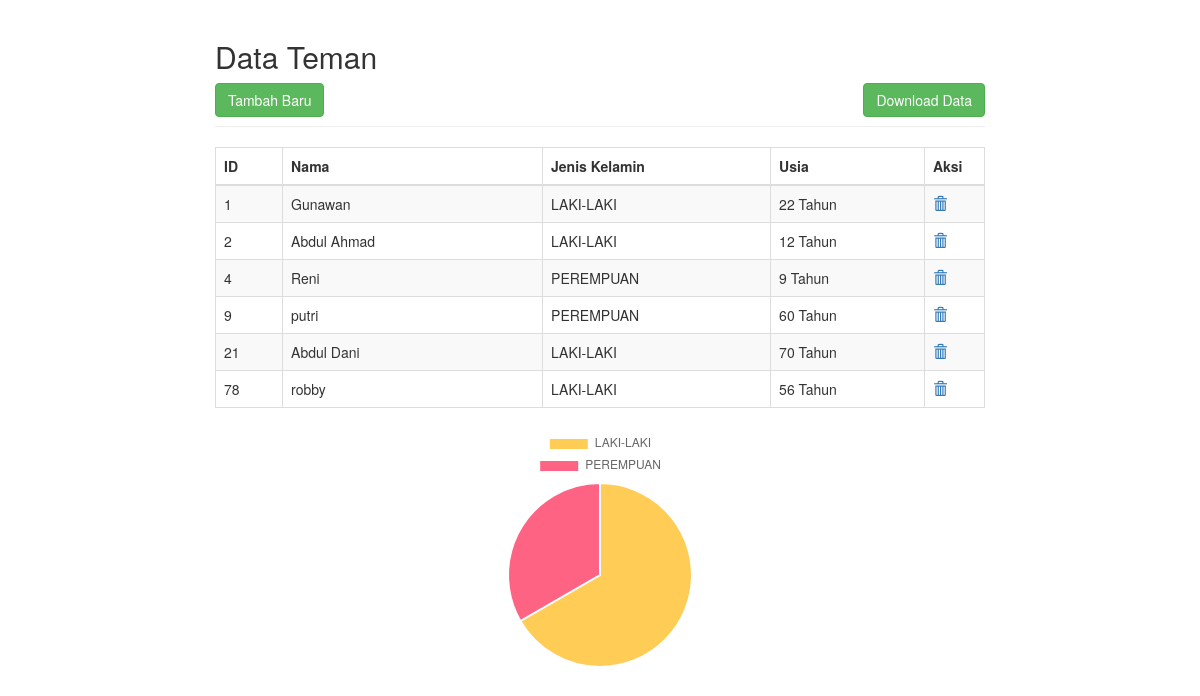
The page / on the database its author committed.
### tables this page shows
CREATE TABLE `teman` (
  `id` int(3) NOT NULL,
  `nama` varchar(30) NOT NULL,
  `jns_kel` varchar(10) NOT NULL,
  `usia` int(3) NOT NULL
);

### index.php (the view, shortened to what this page needs)
<?php
$koneksi = mysqli_connect("localhost", "root", "", "datateman");
?>
<!DOCTYPE html>
<html lang="en">
<head>
    <link rel="stylesheet" href="https://maxcdn.bootstrapcdn.com/bootstrap/3.3.7/css/bootstrap.css">
    <link rel="stylesheet" href="https://cdn.jsdelivr.net/npm/bootstrap-icons@1.7.2/font/bootstrap-icons.css">
</head>
<body>
<div class="wrapper">
     <div class="container-fluid">
         <div class="row">
             <div class="col-md-12">
                 <div class="page-header clearfix">
                     <h2 class="pull-middle">Data Teman</h2>
                     <a href="AddTeman.php" class="btn btn-success left">Tambah Baru</a>
                     <a href="download.php" class="btn btn-success pull-right">Download Data</a>
                 </div>
                 <?php
                 require_once "config.php";
                 $sql = "SELECT * FROM teman";
                 if($result = mysqli_query($conn, $sql)){
                     if(mysqli_num_rows($result) > 0){
                         echo "<table class='table table-bordered table-striped'>";
                             echo "<thead>";
                                 echo "<tr>";
                                     echo "<th>ID</th>";
                                     echo "<th width='260px'>Nama</th>";
                                     echo "<th>Jenis Kelamin</th>";
                                     echo "<th>Usia</th>";
                                     echo "<th width='60px' >Aksi</th>";
                                 echo "</tr>";
                             echo "</thead>";
                             echo "<tbody>";
                             while($row = mysqli_fetch_array($result)){
                                 echo "<tr>";
                                    echo "<td>" . $row['id'] . "</td>";
                                     echo "<td>" . $row['nama'] . "</td>";
                                     echo "<td>" . $row['jns_kel'] . "</td>";
                                     echo "<td>" . $row['usia'] . " Tahun</td>";
                                     echo "<td>";
                                         echo "<a href='HapusTeman.php?no=". $row['id'] ."' title='Delete Record' data-toggle='tooltip'><span class='glyphicon glyphicon-trash'></span></a>";
                                     echo "</td>";
                                 echo "</tr>";
                             }
                             echo "</tbody>";
                         echo "</table>";
                     } else{
                         echo "<p class='lead'><em>No records were found.</em></p>";
                     }
                 } else{
                     echo "ERROR: Could not able to execute $sql. " . mysqli_error($link);
                 }
                 ?>
             </div>
         </div>
     </div>
</div>
    <div class="wrapper">
        <canvas style="height:20vh; width:20vw; margin:0 auto;" id="myChart"></canvas>
    </div>
    <script>
    const data = {
        labels: [
            'LAKI-LAKI',
            'PEREMPUAN'
        ],
        datasets: [{
            label: 'My First Dataset',
            data: [
                <?php
                    $qry = $koneksi->query("SELECT jns_kel FROM teman WHERE jns_kel='LAKI-LAKI'");
                    $resF = $qry->num_rows;
                    echo $resF;
                ?>,
                <?php
                    $qry = $koneksi->query("SELECT jns_kel FROM teman WHERE jns_kel='PEREMPUAN'");
                    $resF = $qry->num_rows;
                    echo $resF;
                ?>
            ],
            backgroundColor: [
                'rgb(255, 205, 86)',
                'rgb(255, 99, 132)'
            ],
            hoverOffset: 4
        }]
    };
    const config = {
        type: 'pie',
        data: data,
    };
    const myChart = new Chart(
        document.getElementById('myChart'),
        config
    )
</script>
</body>
</html>

### index.php (style rules this page uses)
.wrapper { width: 800px; margin: 0 auto; }
.page-header h2 { margin-top: 0; }
table tr td:last-child a { margin-right: 15px; }

### rows shown on the page
teman: id "1", nama "Gunawan", jns_kel "LAKI-LAKI", usia "22"
teman: id "2", nama "Abdul Ahmad", jns_kel "LAKI-LAKI", usia "12"
teman: id "4", nama "Reni", jns_kel "PEREMPUAN", usia "9"
teman: id "9", nama "putri", jns_kel "PEREMPUAN", usia "60"
teman: id "21", nama "Abdul Dani", jns_kel "LAKI-LAKI", usia "70"
teman: id "78", nama "robby", jns_kel "LAKI-LAKI", usia "56"

### other values the page prints
chart data {{ $resF }} 4
chart data {{ $resF }} 2
